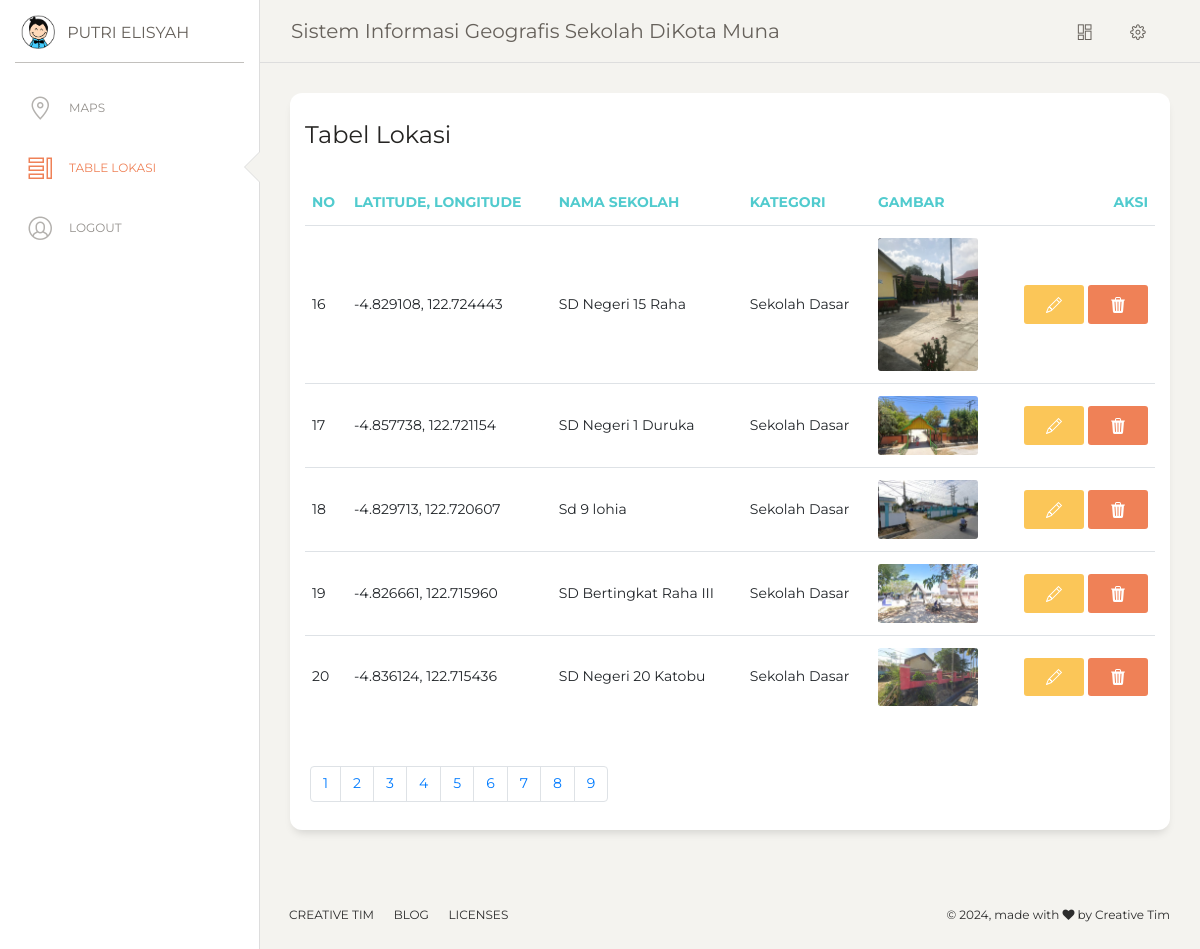
Screenshot of /tabel.php?page=4 (signed in) with the database file from the repository.
### tables this page shows
CREATE TABLE `tb_lokasi` (
  `id_lokasi` int(11) NOT NULL,
  `latlng` varchar(100) NOT NULL,
  `nama_lokasi` varchar(100) NOT NULL,
  `kategori` varchar(100) NOT NULL,
  `gambar` varchar(150) NOT NULL,
  `marker` varchar(50) NOT NULL
);

### tabel.php (the view, shortened to what this page needs)
<?php include 'lib/head_table.php' ?>
<?php include 'lib/navbar.php' ?>
<div class="content">
    <div class="row">
        <div class="col-md-12">
            <div class="card">
                <div class="card-header">
                    <h4 class="card-title">Tabel Lokasi</h4>
                </div>
                <div class="card-body">
                    <div class="table-responsive">
                        <table class="table">
                            <thead class=" text-primary">
                                <th>No</th>
                                <th>Latitude, Longitude</th>
                                <th>Nama Sekolah</th>
                                <th>Kategori</th>
                                <th>Gambar</th>
                                <th class="text-right">Aksi</th>
                            </thead>
                            <tbody>
                                <?php
                                $limit = 5;
                                if (isset($_GET["page"])) {
                                    $page  = $_GET["page"];
                                } else {
                                    $page = 1;
                                };
                                $start_from = ($page - 1) * $limit;
                                $query = "SELECT * FROM tb_lokasi LIMIT $start_from, $limit";
                                $tampil = mysqli_query($konek, $query);
                                $no = $start_from + 1;
                                while ($data = mysqli_fetch_array($tampil)) {
                                ?>
                                    <tr>
                                        <td><?php echo $no; ?></td>
                                        <td><?php echo $data['latlng']; ?></td>
                                        <td><?php echo $data['nama_lokasi']; ?></td>
                                        <td><?php echo $data['kategori']; ?></td>
                                        <td><img src="gambar/<?php echo $data['gambar']; ?>" alt="gambar" style="max-width: 100px;"></td>
                                        <td class="text-right">
                                            <a href="edit.php?id_lokasi=<?php echo $data["id_lokasi"]; ?>"><button type="button" class="btn btn-warning"></button></a>
                                            <a href="prosesHapus.php?id_lokasi=<?php echo $data["id_lokasi"]; ?>"><button type="button" class="btn btn-danger"></button></a>
                                        </td>
                                    </tr>
                                <?php
                                    $no++;
                                } ?>
                            </tbody>
                        </table>
                    </div>
                </div>
                <div class="card-footer">
                    <?php
                    $result_db = mysqli_query($konek, "SELECT COUNT(id_lokasi) FROM tb_lokasi");
                    $row_db = mysqli_fetch_row($result_db);
                    $total_records = $row_db[0];
                    $total_pages = ceil($total_records / $limit);
                    $pagLink = "<nav><ul class='pagination'>";
                    for ($i = 1; $i <= $total_pages; $i++) {
                        $pagLink .= "<li class='page-item'><a class='page-link' href='tabel.php?page=" . $i . "'>" . $i . "</a></li>";
                    }
                    echo $pagLink . "</ul></nav>";
                    ?>
                </div>
            </div>
        </div>
    </div>
</div>
<?php include 'lib/footer.php' ?>
</body>
</html>

### rows the page displays
tb_lokasi: latlng "-4.829108, 122.724443", nama_lokasi "SD Negeri 15 Raha", kategori "Sekolah Dasar", gambar (picture)
tb_lokasi: latlng "-4.857738, 122.721154", nama_lokasi "SD Negeri 1 Duruka", kategori "Sekolah Dasar", gambar (picture)
tb_lokasi: latlng "-4.829713, 122.720607", nama_lokasi "Sd 9 lohia", kategori "Sekolah Dasar", gambar (picture)
tb_lokasi: latlng "-4.826661, 122.715960", nama_lokasi "SD Bertingkat Raha III", kategori "Sekolah Dasar", gambar (picture)
tb_lokasi: latlng "-4.836124, 122.715436", nama_lokasi "SD Negeri 20 Katobu", kategori "Sekolah Dasar", gambar (picture)
